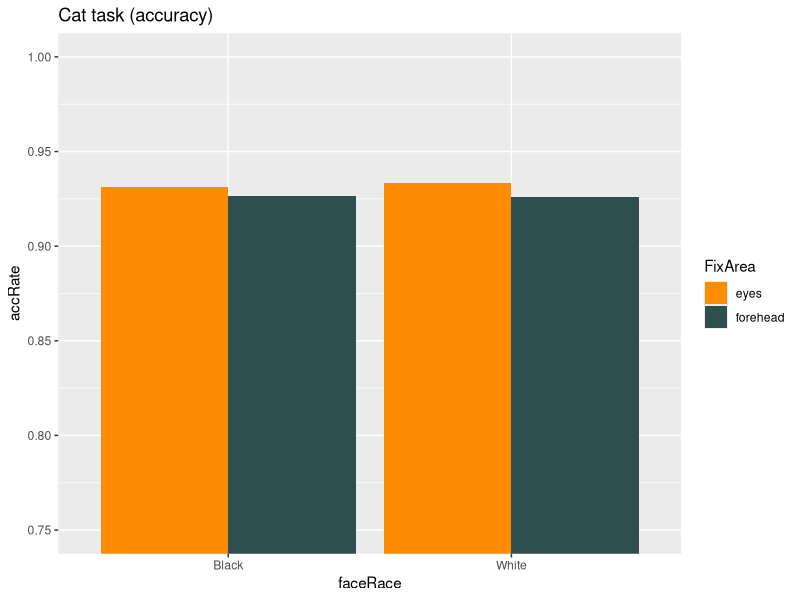
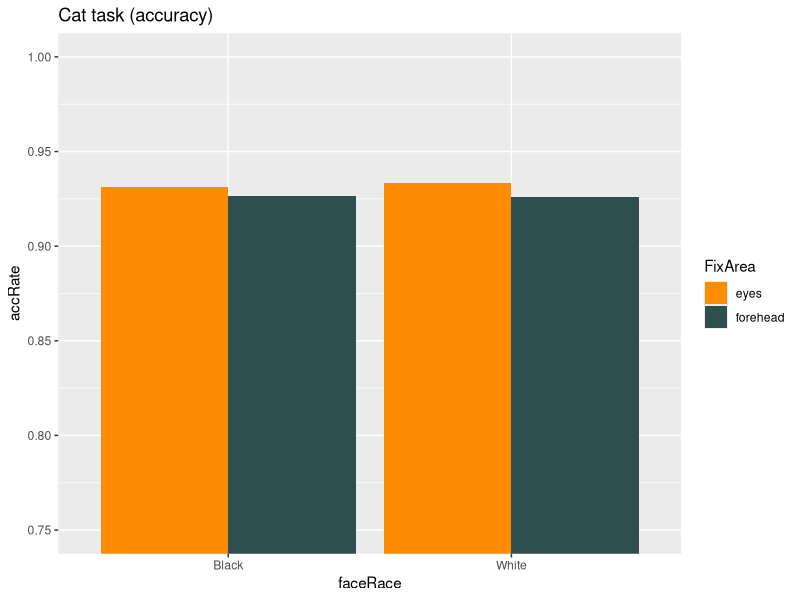

Source code (R) for these figures, in order:
require(dplyr)
require(tidyr)

catDat = read.delim("./Analyses with full sample/2 Behavioral/catDat.txt")

expCatDat = catDat[catDat$Task == "expBlockCat",]
expCatDat$Subject = factor(expCatDat$Subject)

# 64 trials of each trial condition (FaceRace x FixArea x WordVal)

# overall accuracy for each subject
acc = tapply(expCatDat$TargetFace.ACC, expCatDat$Subject, sum)/256

# take out bad subs
badsubs = read.delim("./Analyses with full sample/Cat_badsubs.txt")
expCatDat = expCatDat[!(expCatDat$Subject %in% badsubs$Subject),]

# overall accuracy for each subject
acc = as.data.frame(tapply(expCatDat$TargetFace.ACC, expCatDat$Subject, sum)/256)
acc$Subject = row.names(acc)
names(acc)[1] = "accRate"

# look at mean and sd accuracy for all conditions
acc2 = expCatDat %>% 
  group_by(TrialType, Subject) %>% 
  summarise(accRate = mean(TargetFace.ACC))

# look at average accuracy for each condition
tapply(acc2$accRate, acc2$TrialType, mean)

# look at sds for each condition
tapply(acc2$accRate, acc2$TrialType, sd)

# look at average accuracy for all conditions
tapply(expCatDat$TargetFace.ACC, expCatDat$TrialType, sum)/(64*length(unique(expCatDat$Subject)))

# make new data set with mean accuracy per condition for each subject
accRate = expCatDat %>% 
  group_by(Subject, faceRace, FixArea) %>%
  summarise(corCount = sum(TargetFace.ACC)) %>%
  mutate(accRate = corCount/64) %>%
  ungroup()

require(ggplot2)
# all trials
ggplot(accRate, aes(faceRace, accRate, fill = FixArea)) +
  stat_summary(fun.y = mean, geom = "bar", position = "dodge") +
  stat_summary(fun.data = mean_cl_normal, geom = "errorbar", position = position_dodge(width=.9), width = .2) +
  coord_cartesian(ylim=c(.75, 1)) +
  scale_fill_manual(values = c("darkorange","darkslategray")) +
  ggtitle("Cat task (accuracy)")

ggsave("./Analyses with full sample/2 Behavioral/Cat task (Acc).png")

